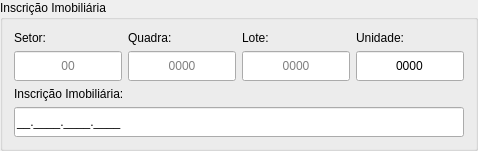
              <widget class="QGroupBox" name="groupBox">
               <property name="maximumSize">
                <size>
                 <width>16777215</width>
                 <height>200</height>
                </size>
               </property>
               <property name="title">
                <string>Inscrição Imobiliária</string>
               </property>
               <layout class="QGridLayout" name="gridLayout_3">
                <item row="0" column="0">
                 <layout class="QGridLayout" name="gridLayout_2">
                  <item row="0" column="1">
                   <layout class="QVBoxLayout" name="verticalLayout_14">
                    <item>
                     <widget class="QLabel" name="labelQuadra">
                      <property name="sizePolicy">
                       <sizepolicy hsizetype="Preferred" vsizetype="Fixed">
                        <horstretch>0</horstretch>
                        <verstretch>0</verstretch>
                       </sizepolicy>
                      </property>
                      <property name="text">
                       <string>Quadra:</string>
                      </property>
                     </widget>
                    </item>
                    <item>
                     <widget class="QLineEdit" name="lineEditQuadra_2">
                      <property name="sizePolicy">
                       <sizepolicy hsizetype="Expanding" vsizetype="Minimum">
                        <horstretch>0</horstretch>
                        <verstretch>0</verstretch>
                       </sizepolicy>
                      </property>
                      <property name="minimumSize">
                       <size>
                        <width>0</width>
                        <height>30</height>
                       </size>
                      </property>
                      <property name="alignment">
                       <set>Qt::AlignCenter</set>
                      </property>
                      <property name="placeholderText">
                       <string>0000</string>
                      </property>
                     </widget>
                    </item>
                   </layout>
                  </item>
                  <item row="0" column="3">
                   <layout class="QVBoxLayout" name="verticalLayout_15">
                    <item>
                     <widget class="QLabel" name="labelUnidade">
                      <property name="sizePolicy">
                       <sizepolicy hsizetype="Preferred" vsizetype="Fixed">
                        <horstretch>0</horstretch>
                        <verstretch>0</verstretch>
                       </sizepolicy>
                      </property>
                      <property name="text">
                       <string>Unidade:</string>
                      </property>
                     </widget>
                    </item>
                    <item>
                     <widget class="QLineEdit" name="lineEditUnidade_2">
                      <property name="sizePolicy">
                       <sizepolicy hsizetype="Expanding" vsizetype="Minimum">
                        <horstretch>0</horstretch>
                        <verstretch>0</verstretch>
                       </sizepolicy>
                      </property>
                      <property name="minimumSize">
                       <size>
                        <width>0</width>
                        <height>30</height>
                       </size>
                      </property>
                      <property name="text">
                       <string>0000</string>
                      </property>
                      <property name="alignment">
                       <set>Qt::AlignCenter</set>
                      </property>
                      <property name="placeholderText">
                       <string>0000</string>
                      </property>
                     </widget>
                    </item>
                   </layout>
                  </item>
                  <item row="0" column="0">
                   <layout class="QVBoxLayout" name="verticalLayout_13">
                    <item>
                     <widget class="QLabel" name="labelSetor">
                      <property name="sizePolicy">
                       <sizepolicy hsizetype="Preferred" vsizetype="Fixed">
                        <horstretch>0</horstretch>
                        <verstretch>0</verstretch>
                       </sizepolicy>
                      </property>
                      <property name="text">
                       <string>Setor:</string>
                      </property>
                     </widget>
                    </item>
                    <item>
                     <widget class="QLineEdit" name="lineEditSetor_2">
                      <property name="sizePolicy">
                       <sizepolicy hsizetype="Expanding" vsizetype="Minimum">
                        <horstretch>0</horstretch>
                        <verstretch>0</verstretch>
                       </sizepolicy>
                      </property>
                      <property name="minimumSize">
                       <size>
                        <width>0</width>
                        <height>30</height>
                       </size>
                      </property>
                      <property name="text">
                       <string/>
                      </property>
                      <property name="frame">
                       <bool>true</bool>
                      </property>
                      <property name="echoMode">
                       <enum>QLineEdit::Normal</enum>
                      </property>
                      <property name="alignment">
                       <set>Qt::AlignCenter</set>
                      </property>
                      <property name="dragEnabled">
                       <bool>false</bool>
                      </property>
                      <property name="readOnly">
                       <bool>false</bool>
                      </property>
                      <property name="placeholderText">
                       <string>00</string>
                      </property>
                     </widget>
                    </item>
                   </layout>
                  </item>
                  <item row="0" column="2">
                   <layout class="QVBoxLayout" name="verticalLayout_16">
                    <item>
                     <widget class="QLabel" name="labelLote">
                      <property name="sizePolicy">
                       <sizepolicy hsizetype="Preferred" vsizetype="Fixed">
                        <horstretch>0</horstretch>
                        <verstretch>0</verstretch>
                       </sizepolicy>
                      </property>
                      <property name="text">
                       <string>Lote:</string>
                      </property>
                     </widget>
                    </item>
                    <item>
                     <widget class="QLineEdit" name="lineEditLote_2">
                      <property name="sizePolicy">
                       <sizepolicy hsizetype="Expanding" vsizetype="Minimum">
                        <horstretch>0</horstretch>
                        <verstretch>0</verstretch>
                       </sizepolicy>
                      </property>
                      <property name="minimumSize">
                       <size>
                        <width>0</width>
                        <height>30</height>
                       </size>
                      </property>
                      <property name="alignment">
                       <set>Qt::AlignCenter</set>
                      </property>
                      <property name="placeholderText">
                       <string>0000</string>
                      </property>
                     </widget>
                    </item>
                   </layout>
                  </item>
                  <item row="1" column="0" colspan="4">
                   <layout class="QVBoxLayout" name="verticalLayout_17">
                    <item>
                     <widget class="QLabel" name="labelInscricaoImobiliaria">
                      <property name="sizePolicy">
                       <sizepolicy hsizetype="Preferred" vsizetype="Fixed">
                        <horstretch>0</horstretch>
                        <verstretch>0</verstretch>
                       </sizepolicy>
                      </property>
                      <property name="text">
                       <string>Inscrição Imobiliária:</string>
                      </property>
                     </widget>
                    </item>
                    <item>
                     <widget class="QLineEdit" name="lineEditInscricaoImobiliaria">
                      <property name="sizePolicy">
                       <sizepolicy hsizetype="Expanding" vsizetype="Minimum">
                        <horstretch>0</horstretch>
                        <verstretch>0</verstretch>
                       </sizepolicy>
                      </property>
                      <property name="minimumSize">
                       <size>
                        <width>0</width>
                        <height>30</height>
                       </size>
                      </property>
                      <property name="inputMask">
                       <string>00.0000.0000.0000;_</string>
                      </property>
                      <property name="alignment">
                       <set>Qt::AlignLeading|Qt::AlignLeft|Qt::AlignVCenter</set>
                      </property>
                      <property name="placeholderText">
                       <string/>
                      </property>
                     </widget>
                    </item>
                   </layout>
                  </item>
                 </layout>
                </item>
               </layout>
              </widget>
